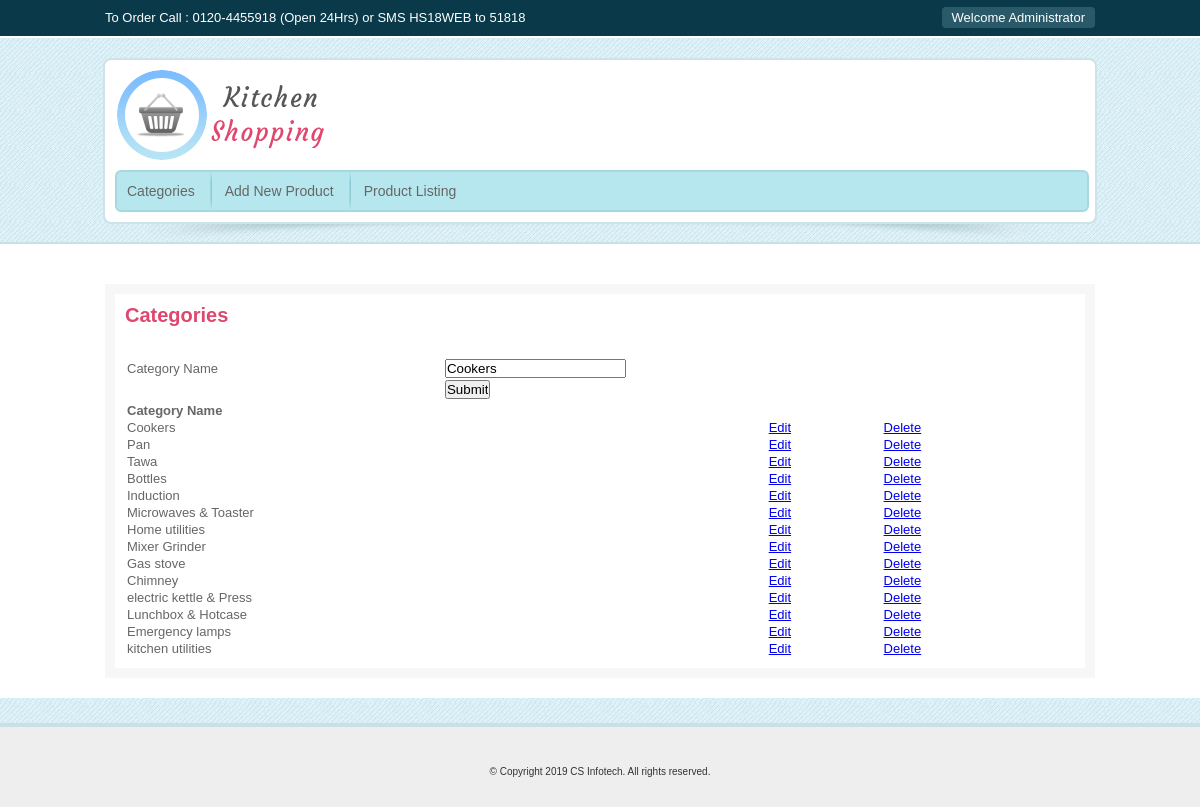
The page /admin/frmcat.php?ccod=5&mod=E on the database its author committed.
### tables this page shows
CREATE TABLE `tbcat` (
  `catcod` int(11) NOT NULL,
  `catnam` varchar(100) NOT NULL
);

### buslogic.php (called while the page is built, shortened)
<?php
include 'config.php';
class clscat
{
    public $catcod,$catnam;
    public function disp_rec()
    {
        $con=new clscon();
        $link=$con->db_connect();
        $qry="call dspcat()";
        $res=mysqli_query($link,$qry);
        $i=0;
        $ar= array();
        while($r=mysqli_fetch_row($res))
        {
            $ar[$i]=$r;
            $i++;
        }
        return $ar;
    }
    public function find_rec()
    {
        $con=new clscon();
        $link=$con->db_connect();
        $qry="call fndcat($this->catcod)";
        $res=mysqli_query($link,$qry);
        if(mysqli_num_rows($res)>0)
        {
            $r=mysqli_fetch_row($res);
            $this->catcod=$r[0];
            $this->catnam=$r[1];
        }
    }
}
?>

### config.php (called while the page is built, shortened)
<?php
class clscon
{
    public function db_connect()
    {
    $host="localhost";
    $uname="root";
    $pwd="";
    $this->link=mysqli_connect($host,$uname, $pwd,"dbkitchan");
    return $this->link;
    }
    }
?>

### admin/frmcat.php (the view, shortened to what this page needs)
<?php
include_once '../buslogic.php';
if(isset($_REQUEST["ccod"]))
{
    if($_REQUEST["mod"]=='E')
    {
        $obj=new clscat();
        $obj->catcod=$_REQUEST["ccod"];
        $obj->find_rec();
        $cnam=$obj->catnam;
    }
}
?>
<!DOCTYPE html PUBLIC "-//W3C//DTD XHTML 1.0 Transitional//EN" "http://www.w3.org/TR/xhtml1/DTD/xhtml1-transitional.dtd">
<html xmlns="http://www.w3.org/1999/xhtml">
<head>
<link rel="stylesheet" href="../css/style.css" type="text/css" />
</head>
<body>
<div class="main-wrapper">
  <div class="header">
    <div class="top-part">
      <div class="top-inner-part">
        <div class="call-no"> To Order Call : 0120-4455918 (Open 24Hrs) or SMS HS18WEB to 51818 </div>
        <div class="login-area"> Welcome Administrator  </a>
        </div>
      </div>
    </div>
    <div class="logo-area">
      <div class="logo"> <a href="#"> <img src="../images/logo.png" /></a> </div>
      <div class="navigation">
        <ul>
          <li><a href="frmcat.php"> Categories </a> </li>
          <li><a href="frmprd.php"> Add New Product </a> </li>
       <li><a href="frmlst.php"> Product Listing </a> </li>
        </ul>
      </div>
    </div>
    <div class="shadow"><img src="../images/shadow.png" /></div>
  </div>
  <div class="middle">
    <div class="middle-inner">
      <div class="pro-cart-page">
                <div class="pro-discrp">
                    <h6> Categories </h6>
                    <br></br>
                    <form method="Post" action="frmcat.php">
                        <table border="0" width="100%">
                            <tr>
                                <td>
                     Category Name
                                </td>
                                <td>
                                    <input type="text" required="" name="txtcatnam"  value="<?php if(isset($cnam)) echo $cnam; ?>" />
                                </td>
                            </tr>
                            <tr>
                                <td></td>
                                <td>
          <input type="submit" name="btnsub" value="Submit"/>
                                </td>
                            </tr>
                        </table>
                        <?php
                    $obj=new clscat();
                   $arr=$obj->disp_rec();
       if(count($arr)>0)
       {
           echo "<table width=100% >";
           echo "<tr><th>Category Name</th></tr>";
           for($i=0;$i<count($arr);$i++)
           {
               echo "<tr><td>".$arr[$i][1]."</td>";
               echo "<td><a href=frmcat.php?ccod=".$arr[$i][0]."&mod=E >Edit</a></td>";
               echo "<td><a href=frmcat.php?ccod=".$arr[$i][0]."&mod=D >Delete</a></td></tr>";
           }
           echo "</table>";
       }
                        ?>
                    </form>
                </div>
      </div>
    </div>
  </div>
  <div class="footer">
    <div class="footer-inner">
      <p> © Copyright 2019 CS Infotech. All rights reserved. </p>
    </div>
  </div>
</div>
</body>
</html>

### css/style.css (style rules this page uses)
body { margin:0; padding:0; font-family:Arial, Helvetica, sans-serif; background:url(../images/main-bg.jpg) repeat; }
* { margin:0; padding:0; }
a img { border:0; outline:none; }
.main-wrapper { width:100%; margin:0 auto; }
.header { width:100%; margin:0 auto; }
.top-part { background:#0a3a49; border-bottom: 2px solid #ffffff; width: 100%; padding:3px 0; }
.top-inner-part { width:990px; margin:0 auto; }
.top-inner-part .call-no { width:500px; float:left; font:13px/30px Arial, Helvetica, sans-serif; color:#fff; }
.top-inner-part .login-area { font:13px Arial, Helvetica, sans-serif; background:#2A5A69; float: right; padding:3px 10px; margin:4px 0; border-radius: 4px 4px 4px 4px; color:#FFF; }
.logo-area { margin-bottom: 0; margin-left: auto;margin-right: auto; padding:10px; width: 970px; background:#ffffff; border: 2px solid #CEE2E9; border-radius: 8px 8px 8px 8px; margin: 20px auto 0; }
.logo-area .logo { width:225px; height:90px; float:left; }
.shadow { width:910px; margin:0 auto; }
.navigation { background:#B7E7EE;margin: 10px 0 0; padding: 0 10px;width: 950px; border: 2px solid #A8D8DF; border-radius: 6px 6px 6px 6px; }
.navigation ul li { background:url(../images/sep.png) no-repeat; list-style:none; float:left; background:url(../images/sep.png) no-repeat; display:block; padding:11px 15px; }
.navigation ul li:first-child { background:none; padding-left: 0; }
.navigation ul li a { text-decoration:none; color:#666; font:14px Verdana, Geneva, sans-serif;display:block; }
.middle { width:100%;margin:0 auto; background:#fff; border-top: 2px solid #CBDFE6; }
.middle-inner { padding: 20px 0; width:990px; margin: 0 auto 25px; }
.footer { background:#EEEEEE; border-top: 4px solid #CBDFE6; margin: 0 auto; padding: 4px 0 30px; width: 100%; }
.footer-inner { padding-top:20px; width:940px; margin:0 auto; }
.footer-inner p { color: #333; font: 10px Verdana, Geneva, sans-serif; text-align:center; margin-top:15px; }
.pro-discrp { color:#666; font:13px Arial,Helvetica,sans-serif; text-align:justify; border:10px solid #F7F7F7; padding:10px; margin-top:20px; }
.pro-discrp h6 { color:#DF476E; font:bold 20px Arial,Helvetica,sans-serif; }

### rows shown on the page
tbcat: txtcatnam "Cookers", catnam "Cookers"
tbcat: catnam "Pan"
tbcat: catnam "Tawa"
tbcat: catnam "Bottles"
tbcat: catnam "Induction"
tbcat: catnam "Microwaves & Toaster"
tbcat: catnam "Home utilities"
tbcat: catnam "Mixer Grinder"
tbcat: catnam "Gas stove"
tbcat: catnam "Chimney"
tbcat: catnam "electric kettle & Press"
tbcat: catnam "Lunchbox & Hotcase"
tbcat: catnam "Emergency lamps"
tbcat: catnam "kitchen utilities"
